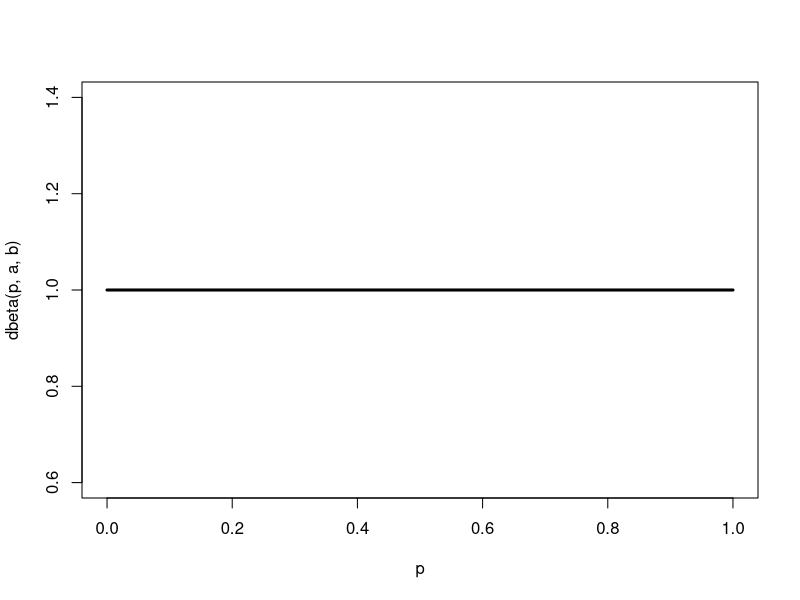
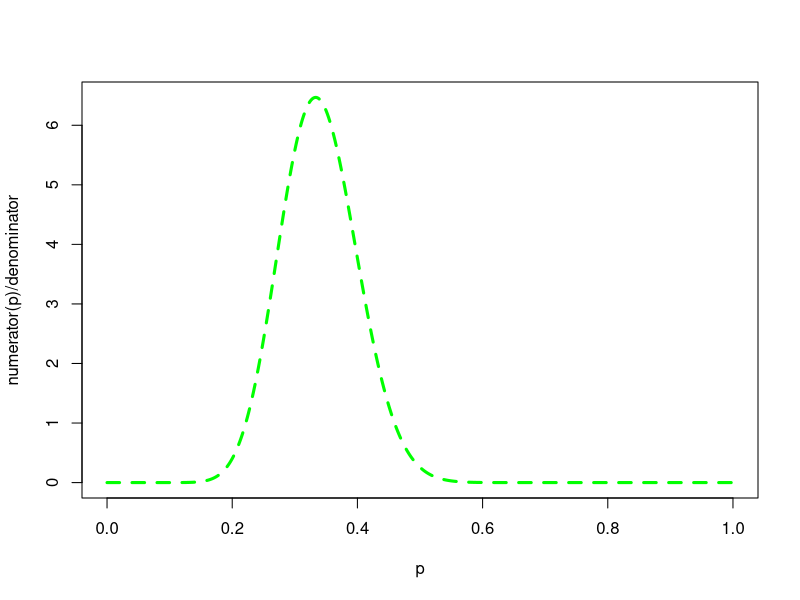
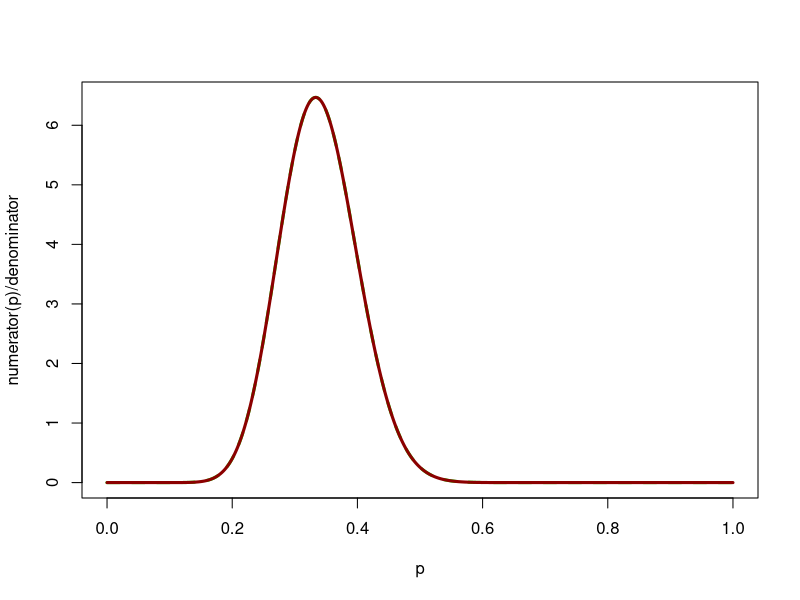
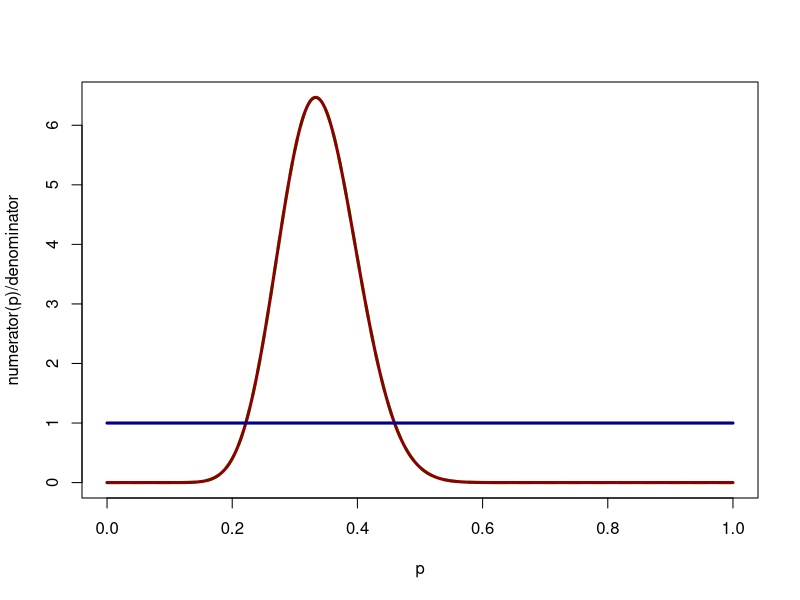

Write R code to recreate these figures, in order. (Note: this script raises an error after producing the figures.)
## ---- chunk 1
knitr::opts_chunk$set(cache = FALSE, 
                      echo = TRUE, 
                      message = FALSE, 
                      warning = FALSE,
                      fig.height=6, 
                      fig.width = 1.777777*6,
                      tidy = FALSE, 
                      comment = NA, 
                      highlight = TRUE, 
                      prompt = FALSE, 
                      crop = TRUE,
                      comment = "#>",
                      collapse = TRUE)
knitr::opts_knit$set(width = 60)
library(tidyverse)
library(reshape2)
theme_set(theme_light(base_size = 16))
make_latex_decorator <- function(output, otherwise) {
  function() {
      if (knitr:::is_latex_output()) output else otherwise
  }
}
insert_pause <- make_latex_decorator(". . .", "\n")
insert_slide_break <- make_latex_decorator("----", "\n")
insert_inc_bullet <- make_latex_decorator("> *", "*")
insert_html_math <- make_latex_decorator("", "$$")
## ---- chunk 2
y <- 19 # nb of success
n <- 57 # nb of attempts
## ---- chunk 3
a <- 1; b <- 1; p <- seq(0,1,.002)
plot(p, dbeta(p,a,b), type='l', lwd=3)
## ---- chunk 4
numerator <- function(p) dbinom(y,n,p)*dbeta(p,a,b)
## ---- chunk 5
denominator <- integrate(numerator,0,1)$value
## ---- chunk 6
plot(p, numerator(p)/denominator,type="l", lwd=3, col="green", lty=2)
## ---- chunk 7
plot(p, numerator(p)/denominator,type="l", lwd=3, col="green", lty=2)
lines(p, dbeta(p,y+a,n-y+b), col='darkred', lwd=3)
## ---- chunk 8
plot(p, numerator(p)/denominator,type="l", lwd=3, col="green", lty=2)
lines(p, dbeta(p,y+a,n-y+b), col='darkred', lwd=3)
lines(p, dbeta(p,a,b), col='darkblue', lwd=3)
## ---- chunk 9
knitr::include_graphics('img/metropolis.png')   
## ---- chunk 10
knitr::include_graphics('img/maniac.png')   
## ---- chunk 11
pd <- function(x){
  values <- c(5, 10, 4, 4, 20, 20, 12, 5)
  ifelse(x %in% 1:length(values), values[x], 0)
}
prob_dist <- data.frame(x = 1:8, prob = pd(1:8))
prob_dist
## ---- chunk 12
prob_dist %>%
  ggplot(aes(x = x, y = prob)) + 
  geom_col(width = 0.3) + 
  labs(x = 'x', y = 'Probability')
## ---- chunk 13
random_walk <- function(pd, start, num_steps){
  y <- rep(0, num_steps)
  current <- start
  for (j in 1:num_steps){
    candidate <- current + sample(c(-1, 1), 1)
    prob <- pd(candidate) / pd(current)
    if (runif(1) < prob) current <- candidate
    y[j] <- current
  }
  return(y)
}
## ---- chunk 14
out <- random_walk(pd, 4, 10000)
head(out)
tail(out)
## ---- chunk 15
sim <- data.frame(out) %>% 
  group_by(out) %>% 
  summarize(N = n(), prob = N / 10000) %>%
  select(out, prob) %>%
  add_column(Type = 'Simulated')

truth <- data.frame(out = 1:8, prob = pd(1:8)/sum(pd(1:8)), Type = 'Actual')

bind_rows(sim,truth) %>%
  ggplot() +
  aes(x = out, y = prob, fill = Type) +
  geom_col(width = 0.5, position = "dodge") + 
  labs(x = 'x', y = 'Probability')
